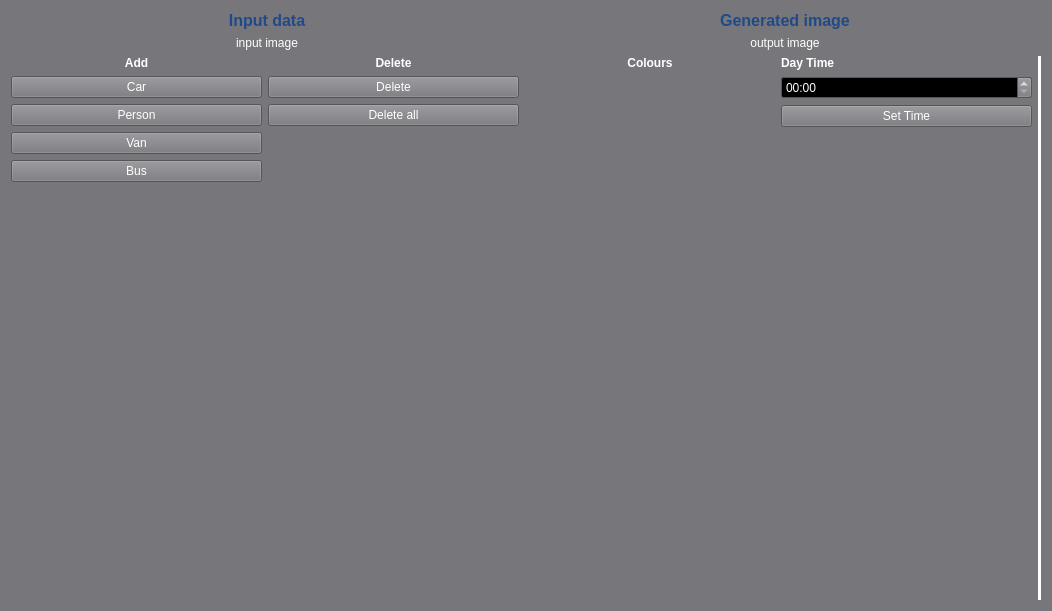
<?xml version="1.0" encoding="UTF-8"?>
<ui version="4.0">
 <class>TrafficDemo</class>
 <widget class="QWidget" name="TrafficDemo">
  <property name="geometry">
   <rect>
    <x>0</x>
    <y>0</y>
    <width>1052</width>
    <height>611</height>
   </rect>
  </property>
  <property name="sizePolicy">
   <sizepolicy hsizetype="Fixed" vsizetype="Fixed">
    <horstretch>0</horstretch>
    <verstretch>0</verstretch>
   </sizepolicy>
  </property>
  <property name="palette">
   <palette>
    <active>
     <colorrole role="WindowText">
      <brush brushstyle="SolidPattern">
       <color alpha="255">
        <red>255</red>
        <green>255</green>
        <blue>255</blue>
       </color>
      </brush>
     </colorrole>
     <colorrole role="Button">
      <brush brushstyle="SolidPattern">
       <color alpha="255">
        <red>119</red>
        <green>118</green>
        <blue>123</blue>
       </color>
      </brush>
     </colorrole>
     <colorrole role="Light">
      <brush brushstyle="SolidPattern">
       <color alpha="255">
        <red>178</red>
        <green>177</green>
        <blue>184</blue>
       </color>
      </brush>
     </colorrole>
     <colorrole role="Midlight">
      <brush brushstyle="SolidPattern">
       <color alpha="255">
        <red>148</red>
        <green>147</green>
        <blue>153</blue>
       </color>
      </brush>
     </colorrole>
     <colorrole role="Dark">
      <brush brushstyle="SolidPattern">
       <color alpha="255">
        <red>59</red>
        <green>59</green>
        <blue>61</blue>
       </color>
      </brush>
     </colorrole>
     <colorrole role="Mid">
      <brush brushstyle="SolidPattern">
       <color alpha="255">
        <red>79</red>
        <green>79</green>
        <blue>82</blue>
       </color>
      </brush>
     </colorrole>
     <colorrole role="Text">
      <brush brushstyle="SolidPattern">
       <color alpha="255">
        <red>255</red>
        <green>255</green>
        <blue>255</blue>
       </color>
      </brush>
     </colorrole>
     <colorrole role="BrightText">
      <brush brushstyle="SolidPattern">
       <color alpha="255">
        <red>255</red>
        <green>255</green>
        <blue>255</blue>
       </color>
      </brush>
     </colorrole>
     <colorrole role="ButtonText">
      <brush brushstyle="SolidPattern">
       <color alpha="255">
        <red>255</red>
        <green>255</green>
        <blue>255</blue>
       </color>
      </brush>
     </colorrole>
     <colorrole role="Base">
      <brush brushstyle="SolidPattern">
       <color alpha="255">
        <red>0</red>
        <green>0</green>
        <blue>0</blue>
       </color>
      </brush>
     </colorrole>
     <colorrole role="Window">
      <brush brushstyle="SolidPattern">
       <color alpha="255">
        <red>119</red>
        <green>118</green>
        <blue>123</blue>
       </color>
      </brush>
     </colorrole>
     <colorrole role="Shadow">
      <brush brushstyle="SolidPattern">
       <color alpha="255">
        <red>0</red>
        <green>0</green>
        <blue>0</blue>
       </color>
      </brush>
     </colorrole>
     <colorrole role="Highlight">
      <brush brushstyle="SolidPattern">
       <color alpha="255">
        <red>61</red>
        <green>56</green>
        <blue>70</blue>
       </color>
      </brush>
     </colorrole>
     <colorrole role="AlternateBase">
      <brush brushstyle="SolidPattern">
       <color alpha="255">
        <red>59</red>
        <green>59</green>
        <blue>61</blue>
       </color>
      </brush>
     </colorrole>
     <colorrole role="ToolTipBase">
      <brush brushstyle="SolidPattern">
       <color alpha="255">
        <red>255</red>
        <green>255</green>
        <blue>220</blue>
       </color>
      </brush>
     </colorrole>
     <colorrole role="ToolTipText">
      <brush brushstyle="SolidPattern">
       <color alpha="255">
        <red>0</red>
        <green>0</green>
        <blue>0</blue>
       </color>
      </brush>
     </colorrole>
     <colorrole role="PlaceholderText">
      <brush brushstyle="SolidPattern">
       <color alpha="127">
        <red>255</red>
        <green>255</green>
        <blue>255</blue>
       </color>
      </brush>
     </colorrole>
     <colorrole role="Accent">
      <brush brushstyle="SolidPattern">
       <color alpha="255">
        <red>0</red>
        <green>0</green>
        <blue>0</blue>
       </color>
      </brush>
     </colorrole>
    </active>
    <inactive>
     <colorrole role="WindowText">
      <brush brushstyle="SolidPattern">
       <color alpha="255">
        <red>255</red>
        <green>255</green>
        <blue>255</blue>
       </color>
      </brush>
     </colorrole>
     <colorrole role="Button">
      <brush brushstyle="SolidPattern">
       <color alpha="255">
        <red>119</red>
        <green>118</green>
        <blue>123</blue>
       </color>
      </brush>
     </colorrole>
     <colorrole role="Light">
      <brush brushstyle="SolidPattern">
       <color alpha="255">
        <red>178</red>
        <green>177</green>
        <blue>184</blue>
       </color>
      </brush>
     </colorrole>
     <colorrole role="Midlight">
      <brush brushstyle="SolidPattern">
       <color alpha="255">
        <red>148</red>
        <green>147</green>
        <blue>153</blue>
       </color>
      </brush>
     </colorrole>
     <colorrole role="Dark">
      <brush brushstyle="SolidPattern">
       <color alpha="255">
        <red>59</red>
        <green>59</green>
        <blue>61</blue>
       </color>
      </brush>
     </colorrole>
     <colorrole role="Mid">
      <brush brushstyle="SolidPattern">
       <color alpha="255">
        <red>79</red>
        <green>79</green>
        <blue>82</blue>
       </color>
      </brush>
     </colorrole>
     <colorrole role="Text">
      <brush brushstyle="SolidPattern">
       <color alpha="255">
        <red>255</red>
        <green>255</green>
        <blue>255</blue>
       </color>
      </brush>
     </colorrole>
     <colorrole role="BrightText">
      <brush brushstyle="SolidPattern">
       <color alpha="255">
        <red>255</red>
        <green>255</green>
        <blue>255</blue>
       </color>
      </brush>
     </colorrole>
     <colorrole role="ButtonText">
      <brush brushstyle="SolidPattern">
       <color alpha="255">
        <red>255</red>
        <green>255</green>
        <blue>255</blue>
       </color>
      </brush>
     </colorrole>
     <colorrole role="Base">
      <brush brushstyle="SolidPattern">
       <color alpha="255">
        <red>0</red>
        <green>0</green>
        <blue>0</blue>
       </color>
      </brush>
     </colorrole>
     <colorrole role="Window">
      <brush brushstyle="SolidPattern">
       <color alpha="255">
        <red>119</red>
        <green>118</green>
        <blue>123</blue>
       </color>
      </brush>
     </colorrole>
     <colorrole role="Shadow">
      <brush brushstyle="SolidPattern">
       <color alpha="255">
        <red>0</red>
        <green>0</green>
        <blue>0</blue>
       </color>
      </brush>
     </colorrole>
     <colorrole role="Highlight">
      <brush brushstyle="SolidPattern">
       <color alpha="255">
        <red>222</red>
        <green>221</green>
        <blue>218</blue>
       </color>
      </brush>
     </colorrole>
     <colorrole role="AlternateBase">
      <brush brushstyle="SolidPattern">
       <color alpha="255">
        <red>59</red>
        <green>59</green>
        <blue>61</blue>
       </color>
      </brush>
     </colorrole>
     <colorrole role="ToolTipBase">
      <brush brushstyle="SolidPattern">
       <color alpha="255">
        <red>255</red>
        <green>255</green>
        <blue>220</blue>
       </color>
      </brush>
     </colorrole>
     <colorrole role="ToolTipText">
      <brush brushstyle="SolidPattern">
       <color alpha="255">
        <red>0</red>
        <green>0</green>
        <blue>0</blue>
       </color>
      </brush>
     </colorrole>
     <colorrole role="PlaceholderText">
      <brush brushstyle="SolidPattern">
       <color alpha="127">
        <red>255</red>
        <green>255</green>
        <blue>255</blue>
       </color>
      </brush>
     </colorrole>
     <colorrole role="Accent">
      <brush brushstyle="SolidPattern">
       <color alpha="255">
        <red>0</red>
        <green>0</green>
        <blue>0</blue>
       </color>
      </brush>
     </colorrole>
    </inactive>
    <disabled>
     <colorrole role="WindowText">
      <brush brushstyle="SolidPattern">
       <color alpha="255">
        <red>59</red>
        <green>59</green>
        <blue>61</blue>
       </color>
      </brush>
     </colorrole>
     <colorrole role="Button">
      <brush brushstyle="SolidPattern">
       <color alpha="255">
        <red>119</red>
        <green>118</green>
        <blue>123</blue>
       </color>
      </brush>
     </colorrole>
     <colorrole role="Light">
      <brush brushstyle="SolidPattern">
       <color alpha="255">
        <red>178</red>
        <green>177</green>
        <blue>184</blue>
       </color>
      </brush>
     </colorrole>
     <colorrole role="Midlight">
      <brush brushstyle="SolidPattern">
       <color alpha="255">
        <red>148</red>
        <green>147</green>
        <blue>153</blue>
       </color>
      </brush>
     </colorrole>
     <colorrole role="Dark">
      <brush brushstyle="SolidPattern">
       <color alpha="255">
        <red>59</red>
        <green>59</green>
        <blue>61</blue>
       </color>
      </brush>
     </colorrole>
     <colorrole role="Mid">
      <brush brushstyle="SolidPattern">
       <color alpha="255">
        <red>79</red>
        <green>79</green>
        <blue>82</blue>
       </color>
      </brush>
     </colorrole>
     <colorrole role="Text">
      <brush brushstyle="SolidPattern">
       <color alpha="255">
        <red>59</red>
        <green>59</green>
        <blue>61</blue>
       </color>
      </brush>
     </colorrole>
     <colorrole role="BrightText">
      <brush brushstyle="SolidPattern">
       <color alpha="255">
        <red>255</red>
        <green>255</green>
        <blue>255</blue>
       </color>
      </brush>
     </colorrole>
     <colorrole role="ButtonText">
      <brush brushstyle="SolidPattern">
       <color alpha="255">
        <red>59</red>
        <green>59</green>
        <blue>61</blue>
       </color>
      </brush>
     </colorrole>
     <colorrole role="Base">
      <brush brushstyle="SolidPattern">
       <color alpha="255">
        <red>119</red>
        <green>118</green>
        <blue>123</blue>
       </color>
      </brush>
     </colorrole>
     <colorrole role="Window">
      <brush brushstyle="SolidPattern">
       <color alpha="255">
        <red>119</red>
        <green>118</green>
        <blue>123</blue>
       </color>
      </brush>
     </colorrole>
     <colorrole role="Shadow">
      <brush brushstyle="SolidPattern">
       <color alpha="255">
        <red>0</red>
        <green>0</green>
        <blue>0</blue>
       </color>
      </brush>
     </colorrole>
     <colorrole role="AlternateBase">
      <brush brushstyle="SolidPattern">
       <color alpha="255">
        <red>119</red>
        <green>118</green>
        <blue>123</blue>
       </color>
      </brush>
     </colorrole>
     <colorrole role="ToolTipBase">
      <brush brushstyle="SolidPattern">
       <color alpha="255">
        <red>255</red>
        <green>255</green>
        <blue>220</blue>
       </color>
      </brush>
     </colorrole>
     <colorrole role="ToolTipText">
      <brush brushstyle="SolidPattern">
       <color alpha="255">
        <red>0</red>
        <green>0</green>
        <blue>0</blue>
       </color>
      </brush>
     </colorrole>
     <colorrole role="PlaceholderText">
      <brush brushstyle="SolidPattern">
       <color alpha="127">
        <red>59</red>
        <green>59</green>
        <blue>61</blue>
       </color>
      </brush>
     </colorrole>
     <colorrole role="Accent">
      <brush brushstyle="SolidPattern">
       <color alpha="255">
        <red>84</red>
        <green>83</green>
        <blue>87</blue>
       </color>
      </brush>
     </colorrole>
    </disabled>
   </palette>
  </property>
  <property name="windowTitle">
   <string>Traffic demo</string>
  </property>
  <layout class="QVBoxLayout" name="verticalLayout">
   <item>
    <layout class="QHBoxLayout" name="horizontalLayout_3">
     <item>
      <widget class="QLabel" name="label_4">
       <property name="text">
        <string>&lt;html&gt;&lt;head/&gt;&lt;body&gt;&lt;p align=&quot;center&quot;&gt;&lt;span style=&quot; font-size:12pt; font-weight:600; color:#204a87;&quot;&gt;Input data&lt;/span&gt;&lt;/p&gt;&lt;/body&gt;&lt;/html&gt;</string>
       </property>
       <property name="textFormat">
        <enum>Qt::AutoText</enum>
       </property>
      </widget>
     </item>
     <item>
      <widget class="QLabel" name="label_2">
       <property name="text">
        <string>&lt;html&gt;&lt;head/&gt;&lt;body&gt;&lt;p align=&quot;center&quot;&gt;&lt;span style=&quot; font-size:12pt; font-weight:600; color:#204a87;&quot;&gt;Generated image&lt;/span&gt;&lt;/p&gt;&lt;/body&gt;&lt;/html&gt;</string>
       </property>
      </widget>
     </item>
    </layout>
   </item>
   <item>
    <layout class="QHBoxLayout" name="horizontalLayout_2">
     <item>
      <widget class="QLabel" name="inputLabel">
       <property name="sizePolicy">
        <sizepolicy hsizetype="Preferred" vsizetype="Preferred">
         <horstretch>1</horstretch>
         <verstretch>0</verstretch>
        </sizepolicy>
       </property>
       <property name="sizeIncrement">
        <size>
         <width>1</width>
         <height>1</height>
        </size>
       </property>
       <property name="text">
        <string>&lt;center&gt;input image&lt;/center&gt;</string>
       </property>
      </widget>
     </item>
     <item>
      <widget class="QLabel" name="outputLabel">
       <property name="sizePolicy">
        <sizepolicy hsizetype="Preferred" vsizetype="Preferred">
         <horstretch>1</horstretch>
         <verstretch>1</verstretch>
        </sizepolicy>
       </property>
       <property name="sizeIncrement">
        <size>
         <width>1</width>
         <height>1</height>
        </size>
       </property>
       <property name="text">
        <string>&lt;center&gt;output image&lt;/center&gt;</string>
       </property>
      </widget>
     </item>
    </layout>
   </item>
   <item>
    <layout class="QHBoxLayout" name="horizontalLayout">
     <item>
      <layout class="QVBoxLayout" name="verticalLayout_2">
       <property name="sizeConstraint">
        <enum>QLayout::SetMaximumSize</enum>
       </property>
       <item>
        <widget class="QLabel" name="label_3">
         <property name="text">
          <string>&lt;html&gt;&lt;head/&gt;&lt;body&gt;&lt;p align=&quot;center&quot;&gt;&lt;span style=&quot; font-weight:600;&quot;&gt;Add&lt;/span&gt;&lt;/p&gt;&lt;/body&gt;&lt;/html&gt;</string>
         </property>
        </widget>
       </item>
       <item>
        <widget class="QPushButton" name="addCarButton">
         <property name="text">
          <string>Car</string>
         </property>
         <property name="checkable">
          <bool>true</bool>
         </property>
        </widget>
       </item>
       <item>
        <widget class="QPushButton" name="addPersonButton">
         <property name="text">
          <string>Person</string>
         </property>
         <property name="checkable">
          <bool>true</bool>
         </property>
        </widget>
       </item>
       <item>
        <widget class="QPushButton" name="addVanButton">
         <property name="text">
          <string>Van</string>
         </property>
         <property name="checkable">
          <bool>true</bool>
         </property>
        </widget>
       </item>
       <item>
        <widget class="QPushButton" name="addBusButton">
         <property name="text">
          <string>Bus</string>
         </property>
         <property name="checkable">
          <bool>true</bool>
         </property>
        </widget>
       </item>
       <item>
        <spacer name="verticalSpacer">
         <property name="orientation">
          <enum>Qt::Vertical</enum>
         </property>
         <property name="sizeHint" stdset="0">
          <size>
           <width>20</width>
           <height>40</height>
          </size>
         </property>
        </spacer>
       </item>
      </layout>
     </item>
     <item>
      <layout class="QVBoxLayout" name="verticalLayout_4">
       <item>
        <widget class="QLabel" name="label">
         <property name="text">
          <string>&lt;html&gt;&lt;head/&gt;&lt;body&gt;&lt;p align=&quot;center&quot;&gt;&lt;span style=&quot; font-weight:600;&quot;&gt;Delete&lt;/span&gt;&lt;/p&gt;&lt;/body&gt;&lt;/html&gt;</string>
         </property>
        </widget>
       </item>
       <item>
        <widget class="QPushButton" name="deleteButton">
         <property name="text">
          <string>Delete</string>
         </property>
         <property name="checkable">
          <bool>true</bool>
         </property>
        </widget>
       </item>
       <item>
        <widget class="QPushButton" name="deleteAllButton">
         <property name="text">
          <string>Delete all</string>
         </property>
        </widget>
       </item>
       <item>
        <spacer name="verticalSpacer_2">
         <property name="orientation">
          <enum>Qt::Vertical</enum>
         </property>
         <property name="sizeHint" stdset="0">
          <size>
           <width>20</width>
           <height>40</height>
          </size>
         </property>
        </spacer>
       </item>
      </layout>
     </item>
     <item>
      <layout class="QVBoxLayout" name="verticalLayout_5">
       <item>
        <widget class="QLabel" name="label_5">
         <property name="text">
          <string>&lt;html&gt;&lt;head/&gt;&lt;body&gt;&lt;p align=&quot;center&quot;&gt;&lt;span style=&quot; font-weight:700;&quot;&gt;Colours&lt;/span&gt;&lt;/p&gt;&lt;/body&gt;&lt;/html&gt;</string>
         </property>
        </widget>
       </item>
       <item>
        <layout class="QGridLayout" name="gridLayoutColours"/>
       </item>
       <item>
        <spacer name="verticalSpacer_3">
         <property name="orientation">
          <enum>Qt::Vertical</enum>
         </property>
         <property name="sizeHint" stdset="0">
          <size>
           <width>20</width>
           <height>40</height>
          </size>
         </property>
        </spacer>
       </item>
      </layout>
     </item>
     <item>
      <layout class="QVBoxLayout" name="verticalLayout_6">
       <item>
        <widget class="QLabel" name="label_6">
         <property name="font">
          <font>
           <bold>true</bold>
          </font>
         </property>
         <property name="text">
          <string>Day Time</string>
         </property>
        </widget>
       </item>
       <item>
        <widget class="QTimeEdit" name="addDayTime">
         <property name="displayFormat">
          <string>HH:mm</string>
         </property>
        </widget>
       </item>
       <item>
        <widget class="QPushButton" name="addTimeButton">
         <property name="text">
          <string>Set Time</string>
         </property>
        </widget>
       </item>
       <item>
        <spacer name="verticalSpacer_4">
         <property name="orientation">
          <enum>Qt::Vertical</enum>
         </property>
         <property name="sizeHint" stdset="0">
          <size>
           <width>20</width>
           <height>40</height>
          </size>
         </property>
        </spacer>
       </item>
      </layout>
     </item>
     <item>
      <widget class="Line" name="line">
       <property name="frameShadow">
        <enum>QFrame::Plain</enum>
       </property>
       <property name="lineWidth">
        <number>5</number>
       </property>
       <property name="midLineWidth">
        <number>2</number>
       </property>
       <property name="orientation">
        <enum>Qt::Vertical</enum>
       </property>
      </widget>
     </item>
     <item>
      <layout class="QVBoxLayout" name="verticalLayout_3"/>
     </item>
    </layout>
   </item>
  </layout>
 </widget>
 <resources/>
 <connections/>
</ui>
